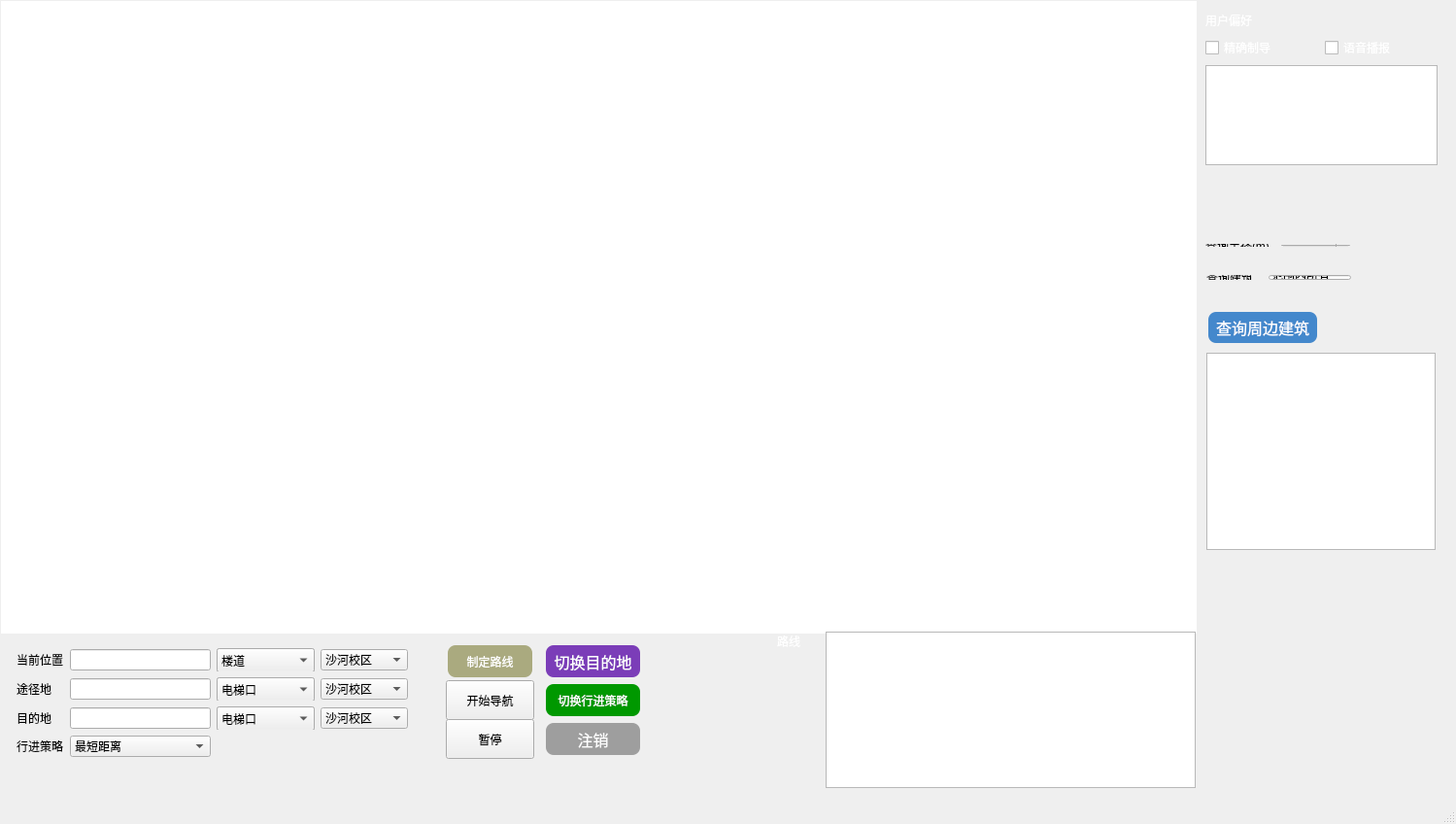
<?xml version="1.0" encoding="UTF-8"?>
<ui version="4.0">
 <class>campusGuide</class>
 <widget class="QMainWindow" name="campusGuide">
  <property name="geometry">
   <rect>
    <x>0</x>
    <y>0</y>
    <width>1499</width>
    <height>848</height>
   </rect>
  </property>
  <property name="windowTitle">
   <string>campusGuide</string>
  </property>
  <property name="windowIcon">
   <iconset resource="resource.qrc">
    <normaloff>:/image/exe.ico</normaloff>:/image/exe.ico</iconset>
  </property>
  <widget class="QWidget" name="centralWidget">
   <property name="styleSheet">
    <string notr="true">QWidget#centralWidget{	
	background-image: url(:/image/bupt_2.jpg);
}</string>
   </property>
   <widget class="QLabel" name="userLabel">
    <property name="geometry">
     <rect>
      <x>0</x>
      <y>0</y>
      <width>51</width>
      <height>51</height>
     </rect>
    </property>
    <property name="text">
     <string/>
    </property>
    <property name="pixmap">
     <pixmap resource="resource.qrc">:/image/man_right.png</pixmap>
    </property>
    <property name="scaledContents">
     <bool>true</bool>
    </property>
   </widget>
   <widget class="QWidget" name="layoutWidget">
    <property name="geometry">
     <rect>
      <x>0</x>
      <y>650</y>
      <width>431</width>
      <height>140</height>
     </rect>
    </property>
    <layout class="QGridLayout" name="travelMsgForm">
     <item row="1" column="1">
      <widget class="QLabel" name="label_2">
       <property name="styleSheet">
        <string notr="true">font: 9pt &quot;Sarasa Term SC&quot;;</string>
       </property>
       <property name="text">
        <string>当前位置</string>
       </property>
      </widget>
     </item>
     <item row="4" column="1">
      <widget class="QLabel" name="label_5">
       <property name="styleSheet">
        <string notr="true">font: 9pt &quot;Sarasa Term SC&quot;;</string>
       </property>
       <property name="text">
        <string>行进策略</string>
       </property>
      </widget>
     </item>
     <item row="3" column="4">
      <widget class="QComboBox" name="comboBox_dst">
       <property name="enabled">
        <bool>true</bool>
       </property>
       <property name="styleSheet">
        <string notr="true">font: 9pt &quot;Sarasa Term SC&quot;;</string>
       </property>
       <item>
        <property name="text">
         <string>沙河校区</string>
        </property>
       </item>
       <item>
        <property name="text">
         <string>西土城校区</string>
        </property>
       </item>
      </widget>
     </item>
     <item row="1" column="3">
      <widget class="QGroupBox" name="groupBox_src">
       <property name="enabled">
        <bool>true</bool>
       </property>
       <property name="title">
        <string/>
       </property>
       <widget class="QComboBox" name="srcAccurate_academic">
        <property name="geometry">
         <rect>
          <x>0</x>
          <y>0</y>
          <width>101</width>
          <height>25</height>
         </rect>
        </property>
        <property name="styleSheet">
         <string notr="true">font: 9pt &quot;Sarasa Term SC&quot;;</string>
        </property>
        <item>
         <property name="text">
          <string>楼道</string>
         </property>
        </item>
        <item>
         <property name="text">
          <string>01号教室</string>
         </property>
        </item>
        <item>
         <property name="text">
          <string>02号教室</string>
         </property>
        </item>
        <item>
         <property name="text">
          <string>03号教室</string>
         </property>
        </item>
        <item>
         <property name="text">
          <string>04号教室</string>
         </property>
        </item>
        <item>
         <property name="text">
          <string>05号教室</string>
         </property>
        </item>
        <item>
         <property name="text">
          <string>06号教室</string>
         </property>
        </item>
        <item>
         <property name="text">
          <string>07号教室</string>
         </property>
        </item>
        <item>
         <property name="text">
          <string>08号教室</string>
         </property>
        </item>
        <item>
         <property name="text">
          <string>男厕</string>
         </property>
        </item>
        <item>
         <property name="text">
          <string>女厕</string>
         </property>
        </item>
        <item>
         <property name="text">
          <string>11号教研室</string>
         </property>
        </item>
        <item>
         <property name="text">
          <string>12号教研室</string>
         </property>
        </item>
        <item>
         <property name="text">
          <string>13号办公室</string>
         </property>
        </item>
        <item>
         <property name="text">
          <string>14号办公室</string>
         </property>
        </item>
        <item>
         <property name="text">
          <string>15号开水间</string>
         </property>
        </item>
        <item>
         <property name="text">
          <string>16号会议室</string>
         </property>
        </item>
       </widget>
       <widget class="QComboBox" name="srcAccurate_dormitory">
        <property name="geometry">
         <rect>
          <x>0</x>
          <y>0</y>
          <width>101</width>
          <height>25</height>
         </rect>
        </property>
        <property name="styleSheet">
         <string notr="true">font: 9pt &quot;Sarasa Term SC&quot;;</string>
        </property>
        <item>
         <property name="text">
          <string>电梯口</string>
         </property>
        </item>
        <item>
         <property name="text">
          <string>01号房间</string>
         </property>
        </item>
        <item>
         <property name="text">
          <string>02号房间</string>
         </property>
        </item>
        <item>
         <property name="text">
          <string>03号房间</string>
         </property>
        </item>
        <item>
         <property name="text">
          <string>04号房间</string>
         </property>
        </item>
        <item>
         <property name="text">
          <string>05号房间</string>
         </property>
        </item>
        <item>
         <property name="text">
          <string>06号房间</string>
         </property>
        </item>
        <item>
         <property name="text">
          <string>07号房间</string>
         </property>
        </item>
        <item>
         <property name="text">
          <string>08号房间</string>
         </property>
        </item>
        <item>
         <property name="text">
          <string>09号房间</string>
         </property>
        </item>
        <item>
         <property name="text">
          <string>10号房间</string>
         </property>
        </item>
        <item>
         <property name="text">
          <string>11号房间</string>
         </property>
        </item>
        <item>
         <property name="text">
          <string>12号房间</string>
         </property>
        </item>
        <item>
         <property name="text">
          <string>13号房间</string>
         </property>
        </item>
        <item>
         <property name="text">
          <string>14号房间</string>
         </property>
        </item>
        <item>
         <property name="text">
          <string>15号房间</string>
         </property>
        </item>
        <item>
         <property name="text">
          <string>16号房间</string>
         </property>
        </item>
        <item>
         <property name="text">
          <string>17号房间</string>
         </property>
        </item>
        <item>
         <property name="text">
          <string>18号房间</string>
         </property>
        </item>
        <item>
         <property name="text">
          <string>19号房间</string>
         </property>
        </item>
        <item>
         <property name="text">
          <string>20号房间</string>
         </property>
        </item>
        <item>
         <property name="text">
          <string>21号房间</string>
         </property>
        </item>
        <item>
         <property name="text">
          <string>22号房间</string>
         </property>
        </item>
       </widget>
       <zorder>srcAccurate_dormitory</zorder>
       <zorder>srcAccurate_academic</zorder>
      </widget>
     </item>
     <item row="2" column="4">
      <widget class="QComboBox" name="comboBox_trans">
       <property name="styleSheet">
        <string notr="true">font: 9pt &quot;Sarasa Term SC&quot;;</string>
       </property>
       <item>
        <property name="text">
         <string>沙河校区</string>
        </property>
       </item>
       <item>
        <property name="text">
         <string>西土城校区</string>
        </property>
       </item>
      </widget>
     </item>
     <item row="2" column="1">
      <widget class="QLabel" name="label_6">
       <property name="styleSheet">
        <string notr="true">font: 9pt &quot;Sarasa Term SC&quot;;</string>
       </property>
       <property name="text">
        <string>途径地</string>
       </property>
      </widget>
     </item>
     <item row="4" column="3">
      <spacer name="horizontalSpacer_4">
       <property name="orientation">
        <enum>Qt::Horizontal</enum>
       </property>
       <property name="sizeType">
        <enum>QSizePolicy::Fixed</enum>
       </property>
       <property name="sizeHint" stdset="0">
        <size>
         <width>101</width>
         <height>20</height>
        </size>
       </property>
      </spacer>
     </item>
     <item row="3" column="1">
      <widget class="QLabel" name="label_4">
       <property name="styleSheet">
        <string notr="true">font: 9pt &quot;Sarasa Term SC&quot;;</string>
       </property>
       <property name="text">
        <string>目的地</string>
       </property>
      </widget>
     </item>
     <item row="0" column="0">
      <widget class="QWidget" name="widget" native="true"/>
     </item>
     <item row="1" column="4">
      <widget class="QComboBox" name="comboBox_src">
       <property name="styleSheet">
        <string notr="true">font: 9pt &quot;Sarasa Term SC&quot;;</string>
       </property>
       <item>
        <property name="text">
         <string>沙河校区</string>
        </property>
       </item>
       <item>
        <property name="text">
         <string>西土城校区</string>
        </property>
       </item>
      </widget>
     </item>
     <item row="2" column="3">
      <widget class="QGroupBox" name="groupBox_trans">
       <property name="title">
        <string/>
       </property>
       <widget class="QComboBox" name="transAccurate_academic">
        <property name="geometry">
         <rect>
          <x>0</x>
          <y>0</y>
          <width>101</width>
          <height>25</height>
         </rect>
        </property>
        <property name="styleSheet">
         <string notr="true">font: 9pt &quot;Sarasa Term SC&quot;;</string>
        </property>
        <item>
         <property name="text">
          <string>楼道</string>
         </property>
        </item>
        <item>
         <property name="text">
          <string>01号教室</string>
         </property>
        </item>
        <item>
         <property name="text">
          <string>02号教室</string>
         </property>
        </item>
        <item>
         <property name="text">
          <string>03号教室</string>
         </property>
        </item>
        <item>
         <property name="text">
          <string>04号教室</string>
         </property>
        </item>
        <item>
         <property name="text">
          <string>05号教室</string>
         </property>
        </item>
        <item>
         <property name="text">
          <string>06号教室</string>
         </property>
        </item>
        <item>
         <property name="text">
          <string>07号教室</string>
         </property>
        </item>
        <item>
         <property name="text">
          <string>08号教室</string>
         </property>
        </item>
        <item>
         <property name="text">
          <string>男厕</string>
         </property>
        </item>
        <item>
         <property name="text">
          <string>女厕</string>
         </property>
        </item>
        <item>
         <property name="text">
          <string>11号教研室</string>
         </property>
        </item>
        <item>
         <property name="text">
          <string>12号教研室</string>
         </property>
        </item>
        <item>
         <property name="text">
          <string>13号办公室</string>
         </property>
        </item>
        <item>
         <property name="text">
          <string>14号办公室</string>
         </property>
        </item>
        <item>
         <property name="text">
          <string>15号开水间</string>
         </property>
        </item>
        <item>
         <property name="text">
          <string>16号会议室</string>
         </property>
        </item>
       </widget>
       <widget class="QComboBox" name="transAccurate_dormitory">
        <property name="geometry">
         <rect>
          <x>0</x>
          <y>0</y>
          <width>101</width>
          <height>25</height>
         </rect>
        </property>
        <property name="styleSheet">
         <string notr="true">font: 9pt &quot;Sarasa Term SC&quot;;</string>
        </property>
        <item>
         <property name="text">
          <string>电梯口</string>
         </property>
        </item>
        <item>
         <property name="text">
          <string>01号房间</string>
         </property>
        </item>
        <item>
         <property name="text">
          <string>02号房间</string>
         </property>
        </item>
        <item>
         <property name="text">
          <string>03号房间</string>
         </property>
        </item>
        <item>
         <property name="text">
          <string>04号房间</string>
         </property>
        </item>
        <item>
         <property name="text">
          <string>05号房间</string>
         </property>
        </item>
        <item>
         <property name="text">
          <string>06号房间</string>
         </property>
        </item>
        <item>
         <property name="text">
          <string>07号房间</string>
         </property>
        </item>
        <item>
         <property name="text">
          <string>08号房间</string>
         </property>
        </item>
        <item>
         <property name="text">
          <string>09号房间</string>
         </property>
        </item>
        <item>
         <property name="text">
          <string>10号房间</string>
         </property>
        </item>
        <item>
         <property name="text">
          <string>11号房间</string>
         </property>
        </item>
        <item>
         <property name="text">
          <string>12号房间</string>
         </property>
        </item>
        <item>
         <property name="text">
          <string>13号房间</string>
         </property>
        </item>
        <item>
         <property name="text">
          <string>14号房间</string>
         </property>
        </item>
        <item>
         <property name="text">
          <string>15号房间</string>
         </property>
        </item>
        <item>
         <property name="text">
          <string>16号房间</string>
         </property>
        </item>
        <item>
         <property name="text">
          <string>17号房间</string>
         </property>
        </item>
        <item>
         <property name="text">
          <string>18号房间</string>
         </property>
        </item>
        <item>
         <property name="text">
          <string>19号房间</string>
         </property>
        </item>
        <item>
         <property name="text">
          <string>20号房间</string>
         </property>
        </item>
        <item>
         <property name="text">
          <string>21号房间</string>
         </property>
        </item>
        <item>
         <property name="text">
          <string>22号房间</string>
         </property>
        </item>
       </widget>
      </widget>
     </item>
     <item row="3" column="3">
      <widget class="QGroupBox" name="groupBox_dst">
       <property name="title">
        <string/>
       </property>
       <widget class="QComboBox" name="dstAccurate_academic">
        <property name="geometry">
         <rect>
          <x>0</x>
          <y>0</y>
          <width>101</width>
          <height>25</height>
         </rect>
        </property>
        <property name="styleSheet">
         <string notr="true">font: 9pt &quot;Sarasa Term SC&quot;;</string>
        </property>
        <item>
         <property name="text">
          <string>楼道</string>
         </property>
        </item>
        <item>
         <property name="text">
          <string>01号教室</string>
         </property>
        </item>
        <item>
         <property name="text">
          <string>02号教室</string>
         </property>
        </item>
        <item>
         <property name="text">
          <string>03号教室</string>
         </property>
        </item>
        <item>
         <property name="text">
          <string>04号教室</string>
         </property>
        </item>
        <item>
         <property name="text">
          <string>05号教室</string>
         </property>
        </item>
        <item>
         <property name="text">
          <string>06号教室</string>
         </property>
        </item>
        <item>
         <property name="text">
          <string>07号教室</string>
         </property>
        </item>
        <item>
         <property name="text">
          <string>08号教室</string>
         </property>
        </item>
        <item>
         <property name="text">
          <string>男厕</string>
         </property>
        </item>
        <item>
         <property name="text">
          <string>女厕</string>
         </property>
        </item>
        <item>
         <property name="text">
          <string>11号教研室</string>
         </property>
        </item>
        <item>
         <property name="text">
          <string>12号教研室</string>
         </property>
        </item>
        <item>
         <property name="text">
          <string>13号办公室</string>
         </property>
        </item>
        <item>
         <property name="text">
          <string>14号办公室</string>
         </property>
        </item>
        <item>
         <property name="text">
          <string>15号开水间</string>
         </property>
        </item>
        <item>
         <property name="text">
          <string>16号会议室</string>
         </property>
        </item>
       </widget>
       <widget class="QComboBox" name="dstAccurate_dormitory">
        <property name="geometry">
         <rect>
          <x>0</x>
          <y>0</y>
          <width>101</width>
          <height>25</height>
         </rect>
        </property>
        <property name="styleSheet">
         <string notr="true">font: 9pt &quot;Sarasa Term SC&quot;;</string>
        </property>
        <item>
         <property name="text">
          <string>电梯口</string>
         </property>
        </item>
        <item>
         <property name="text">
          <string>01号房间</string>
         </property>
        </item>
        <item>
         <property name="text">
          <string>02号房间</string>
         </property>
        </item>
        <item>
         <property name="text">
          <string>03号房间</string>
         </property>
        </item>
        <item>
         <property name="text">
          <string>04号房间</string>
         </property>
        </item>
        <item>
         <property name="text">
          <string>05号房间</string>
         </property>
        </item>
        <item>
         <property name="text">
          <string>06号房间</string>
         </property>
        </item>
        <item>
         <property name="text">
          <string>07号房间</string>
         </property>
        </item>
        <item>
         <property name="text">
          <string>08号房间</string>
         </property>
        </item>
        <item>
         <property name="text">
          <string>09号房间</string>
         </property>
        </item>
        <item>
         <property name="text">
          <string>10号房间</string>
         </property>
        </item>
        <item>
         <property name="text">
          <string>11号房间</string>
         </property>
        </item>
        <item>
         <property name="text">
          <string>12号房间</string>
         </property>
        </item>
        <item>
         <property name="text">
          <string>13号房间</string>
         </property>
        </item>
        <item>
         <property name="text">
          <string>14号房间</string>
         </property>
        </item>
        <item>
         <property name="text">
          <string>15号房间</string>
         </property>
        </item>
        <item>
         <property name="text">
          <string>16号房间</string>
         </property>
        </item>
        <item>
         <property name="text">
          <string>17号房间</string>
         </property>
        </item>
        <item>
         <property name="text">
          <string>18号房间</string>
         </property>
        </item>
        <item>
         <property name="text">
          <string>19号房间</string>
         </property>
        </item>
        <item>
         <property name="text">
          <string>20号房间</string>
         </property>
        </item>
        <item>
         <property name="text">
          <string>21号房间</string>
         </property>
        </item>
        <item>
         <property name="text">
          <string>22号房间</string>
         </property>
        </item>
       </widget>
      </widget>
     </item>
     <item row="3" column="2">
      <widget class="QLineEdit" name="lineEdit_dst">
       <property name="styleSheet">
        <string notr="true">font: 9pt &quot;Sarasa Term SC&quot;;</string>
       </property>
      </widget>
     </item>
     <item row="2" column="2">
      <widget class="QLineEdit" name="lineEdit_trans">
       <property name="styleSheet">
        <string notr="true">font: 9pt &quot;Sarasa Term SC&quot;;</string>
       </property>
      </widget>
     </item>
     <item row="1" column="2">
      <widget class="QLineEdit" name="lineEdit_src">
       <property name="styleSheet">
        <string notr="true">font: 9pt &quot;Sarasa Term SC&quot;;</string>
       </property>
      </widget>
     </item>
     <item row="4" column="2">
      <widget class="QComboBox" name="comboBox_strategy">
       <property name="styleSheet">
        <string notr="true">font: 9pt &quot;Sarasa Term SC&quot;;</string>
       </property>
       <item>
        <property name="text">
         <string>最短距离</string>
        </property>
       </item>
       <item>
        <property name="text">
         <string>最短时间</string>
        </property>
       </item>
       <item>
        <property name="text">
         <string>最短距离(途径某地)</string>
        </property>
       </item>
       <item>
        <property name="text">
         <string>最短时间(校内可选交通工具)</string>
        </property>
       </item>
      </widget>
     </item>
    </layout>
   </widget>
   <widget class="QTextBrowser" name="textBrowser_msg">
    <property name="geometry">
     <rect>
      <x>850</x>
      <y>650</y>
      <width>381</width>
      <height>161</height>
     </rect>
    </property>
    <property name="styleSheet">
     <string notr="true">font: 9pt &quot;Sarasa Term SC&quot;;</string>
    </property>
   </widget>
   <widget class="QPushButton" name="make">
    <property name="geometry">
     <rect>
      <x>459</x>
      <y>660</y>
      <width>91</width>
      <height>41</height>
     </rect>
    </property>
    <property name="styleSheet">
     <string notr="true">QWidget{
	background-color: rgb(170, 170, 127);
    border-radius: 8px;
    padding: 2px 4px;
    text-align: center;
    text-decoration: none;
    font-size: 12px;
	font: 9pt &quot;Sarasa Term SC&quot;;
    margin: 4px 2px;
    color: white;
}
QPushButton:hover {
    background-color: white;
    border: 2px solid #555555;
    color: black
}
QPushButton:pressed {
    background-color: #06AD56;
}</string>
    </property>
    <property name="text">
     <string>制定路线</string>
    </property>
   </widget>
   <widget class="QPushButton" name="dstChange">
    <property name="geometry">
     <rect>
      <x>560</x>
      <y>660</y>
      <width>101</width>
      <height>41</height>
     </rect>
    </property>
    <property name="styleSheet">
     <string notr="true">QPushButton {
    background-color: #7b3db8;
    border-radius: 8px;
    padding: 4px 8px;
    text-align: center;
    text-decoration: none;
    font-size: 16px;
	font: 9pt &quot;Sarasa Term SC&quot;;
    margin: 4px 2px;
    color: white;
}
QPushButton:hover {
    background-color: white;
    border: 2px solid #555555;
    color: black
}
QPushButton:pressed {
    background-color: #06AD56;
}</string>
    </property>
    <property name="text">
     <string>切换目的地</string>
    </property>
   </widget>
   <widget class="QPushButton" name="strategyChange">
    <property name="geometry">
     <rect>
      <x>560</x>
      <y>700</y>
      <width>101</width>
      <height>41</height>
     </rect>
    </property>
    <property name="styleSheet">
     <string notr="true">QPushButton{
    background-color:#009800;
    border-radius: 8px;
    padding: 2px 4px;
    text-align: center;
    text-decoration: none;
    font-size: 12px;
	font: 9pt &quot;Sarasa Term SC&quot;;
    margin: 4px 2px;
    color: white;
}
QPushButton:hover {
    background-color: white;
    border: 2px solid #555555;
    color: black
}
QPushButton:pressed {
    background-color: #06AD56;
}</string>
    </property>
    <property name="text">
     <string>切换行进策略</string>
    </property>
   </widget>
   <widget class="QPushButton" name="logout">
    <property name="geometry">
     <rect>
      <x>560</x>
      <y>740</y>
      <width>101</width>
      <height>41</height>
     </rect>
    </property>
    <property name="styleSheet">
     <string notr="true">QPushButton {
    background-color: #9e9e9e;
    border-radius: 8px;
    padding: 4px 8px;
    text-align: center;
    text-decoration: none;
    font-size: 16px;
	font: 9pt &quot;Sarasa Term SC&quot;;
    margin: 4px 2px;
    color: white;
}
QPushButton:hover {
    background-color: white;
    border: 2px solid #555555;
    color: black
}
QPushButton:pressed {
    background-color: #06AD56;
}</string>
    </property>
    <property name="text">
     <string>注销</string>
    </property>
   </widget>
   <widget class="QLabel" name="label">
    <property name="geometry">
     <rect>
      <x>800</x>
      <y>650</y>
      <width>51</width>
      <height>20</height>
     </rect>
    </property>
    <property name="styleSheet">
     <string notr="true">font: 9.5pt &quot;Sarasa Term SC&quot;;
color:white;</string>
    </property>
    <property name="text">
     <string>路线</string>
    </property>
   </widget>
   <widget class="QPushButton" name="start">
    <property name="geometry">
     <rect>
      <x>459</x>
      <y>700</y>
      <width>91</width>
      <height>41</height>
     </rect>
    </property>
    <property name="styleSheet">
     <string notr="true">QWidget{
	background-color: #d5d500;
    border-radius: 8px;
    padding: 2px 4px;
    text-align: center;
    text-decoration: none;
    font-size: 12px;
	font: 9pt &quot;Sarasa Term SC&quot;;
    margin: 4px 2px;
    color: white;
}
QPushButton:hover {
    background-color: white;
    border: 2px solid #555555;
    color: black
}
QPushButton:pressed {
    background-color: #06AD56;
}font: 10pt &quot;Sarasa Term SC&quot;;</string>
    </property>
    <property name="text">
     <string>开始导航</string>
    </property>
   </widget>
   <widget class="QPushButton" name="pause">
    <property name="geometry">
     <rect>
      <x>459</x>
      <y>740</y>
      <width>91</width>
      <height>41</height>
     </rect>
    </property>
    <property name="styleSheet">
     <string notr="true">QWidget{
	background-color: #bf5f00;
    border-radius: 8px;
    padding: 2px 4px;
    text-align: center;
    text-decoration: none;
    font-size: 12px;
	font: 9pt &quot;Sarasa Term SC&quot;;
    margin: 4px 2px;
    color: white;
}
QPushButton:hover {
    background-color: white;
    border: 2px solid #555555;
    color: black
}
QPushButton:pressed {
    background-color: #06AD56;
}font: 10pt &quot;Sarasa Term SC&quot;;</string>
    </property>
    <property name="text">
     <string>暂停</string>
    </property>
   </widget>
   <widget class="QPushButton" name="mapChange">
    <property name="geometry">
     <rect>
      <x>950</x>
      <y>710</y>
      <width>101</width>
      <height>41</height>
     </rect>
    </property>
    <property name="styleSheet">
     <string notr="true">QPushButton {
    background-color: #dc006e;
    border-radius: 8px;
    padding: 2px 4px;
    text-align: center;
    text-decoration: none;
    font-size: 16px;
	font: 9pt &quot;Sarasa Term SC&quot;;
    margin: 4px 2px;
    color: white;
}
QPushButton:hover {
    background-color: white;
    border: 2px solid #555555;
    color: black
}
QPushButton:pressed {
    background-color: #06AD56;
}</string>
    </property>
    <property name="text">
     <string>切换地图</string>
    </property>
   </widget>
   <widget class="QTextBrowser" name="textBrowser">
    <property name="geometry">
     <rect>
      <x>1</x>
      <y>1</y>
      <width>1231</width>
      <height>651</height>
     </rect>
    </property>
    <property name="styleSheet">
     <string notr="true">QTextBrowser#textBrowser{
background-image: url(:/image/bupt_2.jpg);
	border-width:0;
	border-style:outset;
}</string>
    </property>
    <property name="html">
     <string>&lt;!DOCTYPE HTML PUBLIC &quot;-//W3C//DTD HTML 4.0//EN&quot; &quot;http://www.w3.org/TR/REC-html40/strict.dtd&quot;&gt;
&lt;html&gt;&lt;head&gt;&lt;meta name=&quot;qrichtext&quot; content=&quot;1&quot; /&gt;&lt;style type=&quot;text/css&quot;&gt;
p, li { white-space: pre-wrap; }
&lt;/style&gt;&lt;/head&gt;&lt;body style=&quot; font-family:'SimSun'; font-size:9pt; font-weight:400; font-style:normal;&quot;&gt;
&lt;p style=&quot; margin-top:0px; margin-bottom:0px; margin-left:0px; margin-right:0px; -qt-block-indent:0; text-indent:0px;&quot;&gt;&lt;img src=&quot;:/image/[map]shahe.png&quot; /&gt;&lt;/p&gt;&lt;/body&gt;&lt;/html&gt;</string>
    </property>
   </widget>
   <widget class="QWidget" name="layoutWidget">
    <property name="geometry">
     <rect>
      <x>1230</x>
      <y>0</y>
      <width>261</width>
      <height>181</height>
     </rect>
    </property>
    <layout class="QGridLayout" name="preference">
     <item row="0" column="0">
      <layout class="QHBoxLayout" name="horizontalLayout_5">
       <item>
        <widget class="QLabel" name="label_8">
         <property name="styleSheet">
          <string notr="true">font: 9.5pt &quot;Sarasa Term SC&quot;;
color:white;</string>
         </property>
         <property name="text">
          <string>用户偏好</string>
         </property>
        </widget>
       </item>
       <item>
        <spacer name="horizontalSpacer_2">
         <property name="orientation">
          <enum>Qt::Horizontal</enum>
         </property>
         <property name="sizeHint" stdset="0">
          <size>
           <width>128</width>
           <height>20</height>
          </size>
         </property>
        </spacer>
       </item>
      </layout>
     </item>
     <item row="2" column="0">
      <widget class="QListView" name="preferredView">
       <property name="styleSheet">
        <string notr="true">font: 9pt &quot;Sarasa Term SC&quot;;</string>
       </property>
      </widget>
     </item>
     <item row="1" column="0">
      <layout class="QHBoxLayout" name="horizontalLayout_6">
       <item>
        <widget class="QCheckBox" name="checkBox_accurate">
         <property name="styleSheet">
          <string notr="true">font: 9pt &quot;Sarasa Term SC&quot;;
color:white;</string>
         </property>
         <property name="text">
          <string>精确制导</string>
         </property>
        </widget>
       </item>
       <item>
        <widget class="QCheckBox" name="checkBox_talk">
         <property name="styleSheet">
          <string notr="true">font: 9pt &quot;Sarasa Term SC&quot;;
color:white;</string>
         </property>
         <property name="text">
          <string>语音播报</string>
         </property>
        </widget>
       </item>
      </layout>
     </item>
    </layout>
   </widget>
   <widget class="QListView" name="siteView">
    <property name="geometry">
     <rect>
      <x>850</x>
      <y>650</y>
      <width>381</width>
      <height>161</height>
     </rect>
    </property>
    <property name="styleSheet">
     <string notr="true">font: 9pt &quot;Sarasa Term SC&quot;;</string>
    </property>
   </widget>
   <widget class="QWidget" name="layoutWidget">
    <property name="geometry">
     <rect>
      <x>0</x>
      <y>0</y>
      <width>2</width>
      <height>2</height>
     </rect>
    </property>
    <layout class="QHBoxLayout" name="horizontalLayout_10"/>
   </widget>
   <widget class="QWidget" name="layoutWidget">
    <property name="geometry">
     <rect>
      <x>1231</x>
      <y>272</y>
      <width>171</width>
      <height>27</height>
     </rect>
    </property>
    <layout class="QHBoxLayout" name="horizontalLayout_7">
     <item>
      <widget class="QLabel" name="label_7">
       <property name="styleSheet">
        <string notr="true">font: 9pt &quot;Sarasa Term SC&quot;;</string>
       </property>
       <property name="text">
        <string>查询建筑   </string>
       </property>
      </widget>
     </item>
     <item>
      <widget class="QLineEdit" name="searchName">
       <property name="styleSheet">
        <string notr="true">font: 9pt &quot;Sarasa Term SC&quot;;</string>
       </property>
       <property name="text">
        <string>范围内所有</string>
       </property>
      </widget>
     </item>
    </layout>
   </widget>
   <widget class="QWidget" name="layoutWidget">
    <property name="geometry">
     <rect>
      <x>1230</x>
      <y>240</y>
      <width>171</width>
      <height>25</height>
     </rect>
    </property>
    <layout class="QHBoxLayout" name="horizontalLayout_3">
     <item>
      <widget class="QLabel" name="label_3">
       <property name="styleSheet">
        <string notr="true">font: 9pt &quot;Sarasa Term SC&quot;;</string>
       </property>
       <property name="text">
        <string>查询半径(m)</string>
       </property>
      </widget>
     </item>
     <item>
      <widget class="QSpinBox" name="searchRidus">
       <property name="styleSheet">
        <string notr="true">font: 9pt &quot;Sarasa Term SC&quot;;</string>
       </property>
       <property name="minimum">
        <number>100</number>
       </property>
       <property name="maximum">
        <number>500</number>
       </property>
       <property name="singleStep">
        <number>50</number>
       </property>
       <property name="value">
        <number>200</number>
       </property>
      </widget>
     </item>
    </layout>
   </widget>
   <widget class="QWidget" name="layoutWidget">
    <property name="geometry">
     <rect>
      <x>1231</x>
      <y>306</y>
      <width>258</width>
      <height>271</height>
     </rect>
    </property>
    <layout class="QVBoxLayout" name="verticalLayout">
     <item>
      <layout class="QHBoxLayout" name="horizontalLayout_4">
       <item>
        <widget class="QPushButton" name="search">
         <property name="styleSheet">
          <string notr="true">QPushButton {
    background-color: #4488cc;
    border-radius: 8px;
    padding: 4px 8px;
    text-align: center;
    text-decoration: none;
    font-size: 16px;
	font: 9pt &quot;Sarasa Term SC&quot;;
    margin: 4px 2px;
    color: white;
}
QPushButton:hover {
    background-color: white;
    border: 2px solid #555555;
    color: black
}
QPushButton:pressed {
    background-color: #06AD56;
}</string>
         </property>
         <property name="text">
          <string>查询周边建筑</string>
         </property>
        </widget>
       </item>
       <item>
        <spacer name="horizontalSpacer">
         <property name="orientation">
          <enum>Qt::Horizontal</enum>
         </property>
         <property name="sizeHint" stdset="0">
          <size>
           <width>78</width>
           <height>20</height>
          </size>
         </property>
        </spacer>
       </item>
      </layout>
     </item>
     <item>
      <widget class="QListView" name="searchList">
       <property name="styleSheet">
        <string notr="true">font: 9pt &quot;Sarasa Term SC&quot;;</string>
       </property>
      </widget>
     </item>
    </layout>
   </widget>
   <zorder>layoutWidget</zorder>
   <zorder>layoutWidget</zorder>
   <zorder>mapChange</zorder>
   <zorder>layoutWidget</zorder>
   <zorder>textBrowser</zorder>
   <zorder>start</zorder>
   <zorder>pause</zorder>
   <zorder>textBrowser_msg</zorder>
   <zorder>layoutWidget</zorder>
   <zorder>userLabel</zorder>
   <zorder>make</zorder>
   <zorder>dstChange</zorder>
   <zorder>strategyChange</zorder>
   <zorder>logout</zorder>
   <zorder>label</zorder>
   <zorder>layoutWidget</zorder>
   <zorder>layoutWidget</zorder>
   <zorder>siteView</zorder>
  </widget>
  <widget class="QStatusBar" name="statusBar"/>
 </widget>
 <layoutdefault spacing="6" margin="11"/>
 <tabstops>
  <tabstop>lineEdit_src</tabstop>
  <tabstop>lineEdit_trans</tabstop>
  <tabstop>lineEdit_dst</tabstop>
  <tabstop>comboBox_strategy</tabstop>
  <tabstop>search</tabstop>
  <tabstop>dstChange</tabstop>
  <tabstop>strategyChange</tabstop>
  <tabstop>logout</tabstop>
  <tabstop>textBrowser_msg</tabstop>
  <tabstop>textBrowser</tabstop>
  <tabstop>comboBox_dst</tabstop>
  <tabstop>srcAccurate_academic</tabstop>
  <tabstop>srcAccurate_dormitory</tabstop>
  <tabstop>comboBox_trans</tabstop>
  <tabstop>checkBox_accurate</tabstop>
  <tabstop>checkBox_talk</tabstop>
  <tabstop>transAccurate_academic</tabstop>
  <tabstop>transAccurate_dormitory</tabstop>
  <tabstop>dstAccurate_academic</tabstop>
  <tabstop>dstAccurate_dormitory</tabstop>
  <tabstop>start</tabstop>
  <tabstop>make</tabstop>
  <tabstop>comboBox_src</tabstop>
  <tabstop>pause</tabstop>
  <tabstop>mapChange</tabstop>
  <tabstop>searchList</tabstop>
  <tabstop>preferredView</tabstop>
  <tabstop>siteView</tabstop>
 </tabstops>
 <resources>
  <include location="resource.qrc"/>
 </resources>
 <connections/>
</ui>
